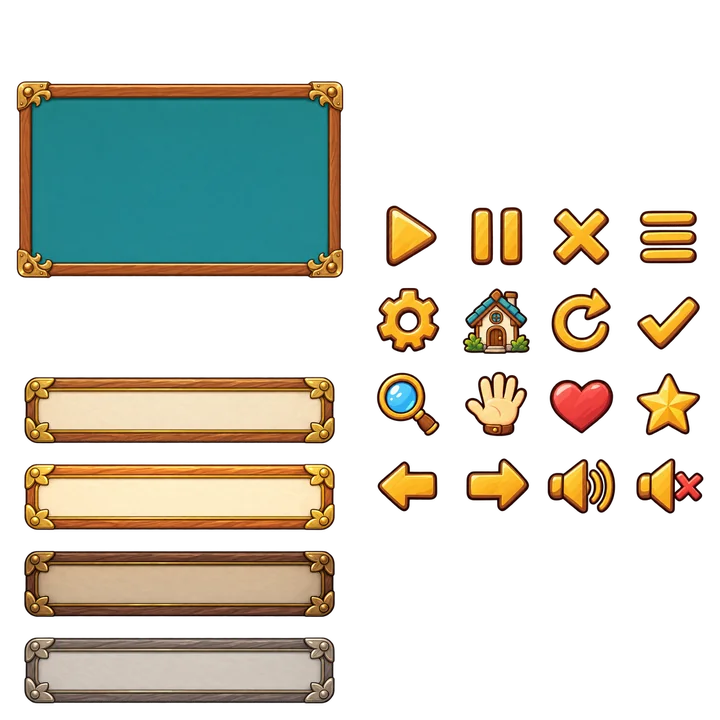
#> input picture examples/bellweather/game-ui-kit/media/kit.webp, 720 x 720 px
$ python -i plates.py   (imports and definitions only)
#> lines starting #> are read from the running program, lines starting #| are printed output that depends on the picture; after the words box and inside, x2 and y2 are one past the last pixel; in counts of white or black regions, pixels touching at a corner belong together
### godot/games/_shared/python/src/demo_game_tools/kits/screen_art/layouts.py
"""The shell's screen geometry: what a layout id resolves to, and what it reserves.

A layout id is the whole authored geometry, exactly as it is for a UI atlas role: a
package names a layout and never writes a rectangle. What is different here is *why*
the rectangles exist. A UI role's cells say where the art goes; a shell layout's rects
say where the art must **stay out of the way** — the band the wordmark is set in, the
column the control stack occupies, the strip a card or a tip is read from. They are
reserved regions, and the gate measures them on the plate the model returned.

Every shell plate is one 2560 by 1440 canvas: the native 16:9 size the bound image
route already draws for the universe workflow's wide modes (its ``size_by_mode``
table), so this family invents no raster shape.

Rects are canvas pixels. A consumer scales the whole canvas to its window and scales
every rect by the same factor, so nothing here is a screen size.
"""

from __future__ import annotations

from dataclasses import dataclass

#: The one canvas this family draws on: native 16:9 on the bound image route.
SHELL_CANVAS: tuple[int, int] = (2560, 1440)

#: A backdrop is a picture with no holes; a mark or an emblem is a shape on air.
OPAQUE_ALPHA_POLICY = "fully_opaque_v1"
CUTOUT_ALPHA_POLICY = "transparent_exterior_v1"

TITLE_SCREEN_LAYOUT = "title_screen_16x9_v1"
LOADING_SCREEN_LAYOUT = "loading_screen_16x9_v1"
OPENING_LAYOUT = "opening_16x9_v1"
OPENING_CLIP_LAYOUT = "opening_clip_16x9_v1"

#: How a still shot is moved over its seconds. The host owns the easing; the document
#: owns only which move, because only the feel depends on the rest.
SHOT_MOVES: tuple[str, ...] = ("hold", "push_in", "pull_out", "pan_left", "pan_right")
#: How one shot leaves for the next. ``wipe`` defers to the screen-FX plate.
SHOT_TRANSITIONS: tuple[str, ...] = ("cut", "dissolve", "wipe")

#: A depth role for a parallax layer, far to near. The first is the opaque picture; the
#: rest are cut-outs drawn over it and drifted at their own rate by the host.
BACKDROP_DEPTHS: tuple[str, ...] = ("far", "mid", "near")


@dataclass(frozen=True, slots=True)
class Rect:
    """A canvas-pixel rectangle, published as-is for a consumer to scale."""

    x: int
    y: int
    width: int
    height: int

    def record(self) -> dict[str, int]:
        return {"x": self.x, "y": self.y, "width": self.width, "height": self.height}


@dataclass(frozen=True, slots=True)
class ShellLayout:
    """One screen's declared geometry: the canvas, and the regions kept quiet.

    ``reserved`` maps a region name to the rect the gate measures for flatness and
    contrast. A region is quiet or the plate is refused, because a title whose wordmark
    lands on a busy centre is unreadable however good the painting is — and that is a
    failure no reviewer should have to catch and no author can prevent by prompting.

    ``drift`` is how far, in canvas pixels, the host may move a parallax layer from
    centre in each direction. The gate measures each reserved region over the union of
    that drift, so a region that is quiet in the still frame but slides under a tree
    branch is refused while it is still cheap to redraw.
    """

    layout: str
    reserved: tuple[tuple[str, Rect], ...]
    drift: int = 0
    canvas: tuple[int, int] = SHELL_CANVAS

    def __post_init__(self) -> None:
        names = [name for name, _ in self.reserved]
        if len(set(names)) != len(names):
            raise ValueError(f"{self.layout} names a reserved region twice")
        width, height = self.canvas
        if self.drift < 0 or 2 * self.drift >= min(width, height):
            raise ValueError(f"{self.layout} drift does not fit its canvas")
        for name, rect in self.reserved:
            if rect.width <= 0 or rect.height <= 0:
                raise ValueError(f"{self.layout} region {name} is empty")
            if rect.x < 0 or rect.y < 0:
                raise ValueError(f"{self.layout} region {name} starts outside the canvas")
            if rect.x + rect.width > width or rect.y + rect.height > height:
                raise ValueError(f"{self.layout} region {name} leaves the canvas")

    # [5 lines left out: function region, not called in this run]

    def region_names(self) -> tuple[str, ...]:
        return tuple(name for name, _ in self.reserved)

    # [27 lines left out: functions drift_union, geometry_record, not called in this run]


#: The title screen. The mark band is the upper third's centre, where a wordmark and an
#: emblem sit together; the control stack is the column of buttons below it. Both are
#: measured over a 96-pixel drift, because the host parallaxes the layers behind them.
TITLE_SCREEN = ShellLayout(
    layout=TITLE_SCREEN_LAYOUT,
    reserved=(
        ("mark_band", Rect(x=512, y=180, width=1536, height=460)),
        ("control_stack", Rect(x=960, y=760, width=640, height=480)),
    ),
    drift=96,
)

#: The loading screen. One strip at the foot holds the progress readout and the tip, and
#: nothing parallaxes, so the drift is zero.
LOADING_SCREEN = ShellLayout(
    layout=LOADING_SCREEN_LAYOUT,
    reserved=(("status_strip", Rect(x=256, y=1120, width=2048, height=240)),),
)

#: An opening shot. The card band is the lower third a line of authored text is set in.
#: A shot that carries no card is not measured against it: the region is reserved for
#: the shots that use it, and gating a full-bleed establishing shot on a band nothing is
#: drawn in would refuse good pictures for nothing.
OPENING_SHOT = ShellLayout(
    layout=OPENING_LAYOUT,
    reserved=(("card_band", Rect(x=320, y=1020, width=1920, height=300)),),
)

#: An opening shot that is a clip. The same screen and the same reserved card band as a
#: still shot, on the canvas a video route actually draws: 1920 by 1080 rather than the
#: 2560 by 1440 the image route uses. The proportions are identical because both are
#: 16:9, which is why a card band published against either lands in the same place - a
#: host scales the whole canvas to its window and every rect by the same factor. That
#: invariant is what the clip gate's aspect check is protecting.
#:
#: The resolution is a property of the layout rather than of the document because a
#: package names a layout and never writes a rectangle. A second rung on the route's
#: ladder would be a second layout id, not a field.
OPENING_CLIP = ShellLayout(
    layout=OPENING_CLIP_LAYOUT,
    reserved=(("card_band", Rect(x=160, y=510, width=960, height=150)),),
    canvas=(1280, 720),
)

SHELL_LAYOUTS: dict[str, ShellLayout] = {
    layout.layout: layout for layout in (TITLE_SCREEN, LOADING_SCREEN, OPENING_SHOT, OPENING_CLIP)
}


__all__ = [
    "BACKDROP_DEPTHS",
    "CUTOUT_ALPHA_POLICY",
    "LOADING_SCREEN",
    "LOADING_SCREEN_LAYOUT",
    "OPAQUE_ALPHA_POLICY",
    "OPENING_CLIP",
    "OPENING_CLIP_LAYOUT",
    "OPENING_LAYOUT",
    "OPENING_SHOT",
    "Rect",
    "SHELL_CANVAS",
    "SHELL_LAYOUTS",
    "ShellLayout",
    "SHOT_MOVES",
    "SHOT_TRANSITIONS",
    "TITLE_SCREEN",
    "TITLE_SCREEN_LAYOUT",
]

### godot/games/_shared/python/src/demo_game_tools/kits/screen_art/plates.py
"""What a shell plate must prove from its pixels, and what is left to a reviewer.

Two families of picture live here and they fail differently.

A **backdrop** or a **shot still** is a full-bleed picture. Almost nothing about it is
decidable — whether the valley reads as cold, whether the composition is any good, is a
judgement. But one thing is decidable and it is the thing that ruins a title screen:
whether the regions the layout reserved are quiet enough to set text on. A beautiful
painting with a busy centre is an unusable title screen, and no reviewer should have to
catch that and no author can prevent it by prompting. So the gate measures each reserved
region — over the drift range the host may move the layers through, not one still frame —
for flatness and for contrast against white and black.

An **emblem** is a cut-out: one shape on air, with a transparent exterior, sized to sit
in the mark band beside the wordmark. Its gate is the icon grid's, on a bigger canvas.

Everything else about a plate is the reviewer's: style coherence with the references, and
that nothing legible got drawn despite the prompt refusing to ask for it.
"""

from __future__ import annotations

from dataclasses import dataclass
from typing import cast

from PIL import Image, ImageDraw

from demo_game_tools.kits.screen_art.layouts import (
    CUTOUT_ALPHA_POLICY,
    OPAQUE_ALPHA_POLICY,
    Rect,
    ShellLayout,
)
from fx_games.media import (
    REGION_CONTRAST_MIN,
    REGION_LUMA_STD_MAX,
    region_contrast_stats,
)
from fx_games.media.codec import decode_rgba, encode_png

#: The gate's own identity. Bumping it re-runs the local admission over cached plates
#: without re-billing the image above it.
SHELL_PLATE_VALIDATION_VERSION = "shell-plate-validation-v1"

#: Alpha at or below this is exterior; the boundary every sheet family in the repository
#: already admits against.
TRANSPARENT_MAX = 16
#: A body is opaque at or above this. Provider transparent output tops out at 254, and a
#: painterly medium leaves grain a little short of full opacity.
OPAQUE_MIN = 250

#: A cut-out is a shape on air: it may not fill the canvas and it may not be a speck.
CUTOUT_COVERAGE_MIN = 0.02
CUTOUT_COVERAGE_MAX = 0.60
#: An emblem is **compact**, not connected. The first cut of this gate demanded that one
#: piece carry 90% of the painted alpha, borrowed from the cut-in portrait rule where it
#: is right because a portrait is one person. A heraldic badge is normally several
#: pieces — a broken ring around a charge is two, and asking for one refused six honest
#: draws of exactly what the brief described. What actually separates a badge from a
#: scatter is not how many pieces it has but how far apart they are, so the rule is the
#: union of every piece's bounding box against the canvas, plus a ceiling on the count.
#: Measured against the union's *extent* rather than its area: a row of blobs strung
#: across the frame has a small bounding-box area because the box is a thin band, so area
#: admits exactly the scatter this is meant to refuse. How far the mark reaches across the
#: frame is what actually separates a badge from a spray.
CUTOUT_UNION_WIDTH_MAX = 0.55
CUTOUT_UNION_HEIGHT_MAX = 0.75
CUTOUT_PIECE_COUNT_MAX = 8
#: Specks below this share of the canvas are dust the canonicalizer erases; more than
#: this many of them is a spray, which is a defect rather than dust.
CUTOUT_DUST_MAX_SHARE = 0.001
CUTOUT_DUST_COUNT_MAX = 12


class ShellPlateError(ValueError):
    """The plate cannot be admitted. Raised inside the single provider retry owner."""


@dataclass(frozen=True, slots=True)
class RegionVerdict:
    """One reserved region's measurement and whether it passed."""

    region: str
    rect: Rect
    luma_std: float
    best_contrast: float
    best_text: str
    passed: bool

    # [216 lines left out: functions record, validate_shell_plate, canonicalize_shell_plate, shell_plate_evidence, _decode, _band_extrema and 3 more, not called in this run]


@dataclass(frozen=True, slots=True)
class _Piece:
    """One connected region of painted alpha: how much of it, and where it sits."""

    share: float
    left: int
    top: int
    right: int
    bottom: int


# [83 lines left out: functions _connected_pieces, _measure_region, not called in this run]


__all__ = [
    "CUTOUT_COVERAGE_MAX",
    "CUTOUT_COVERAGE_MIN",
    "CUTOUT_PIECE_COUNT_MAX",
    "CUTOUT_UNION_HEIGHT_MAX",
    "CUTOUT_UNION_WIDTH_MAX",
    "OPAQUE_MIN",
    "SHELL_PLATE_VALIDATION_VERSION",
    "TRANSPARENT_MAX",
    "RegionVerdict",
    "ShellPlateError",
    "canonicalize_shell_plate",
    "shell_plate_evidence",
    "validate_shell_plate",
]

>>> from PIL import Image
>>> picture = Image.open('../../../../../../../../examples/bellweather/game-ui-kit/media/kit.webp')
#> picture is the input picture: PIL image 720x720 RGBA; mean R, G, B, A 50.8, 48.7, 37.7, 87.4
>>> result = _admit_cutout(picture)
#> in _admit_cutout, `band = image.getchannel("A")`:
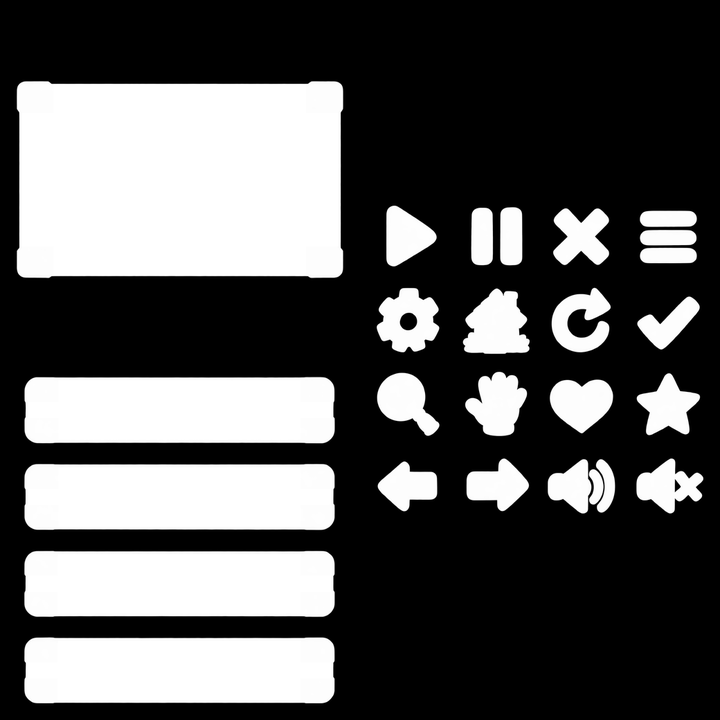
#> band: PIL image 720x720 L; min 0, max 255, mean 87.4
#> in _admit_cutout, `mask = band.point(lambda v: 255 if v > TRANSPARENT_MAX else 0)`:
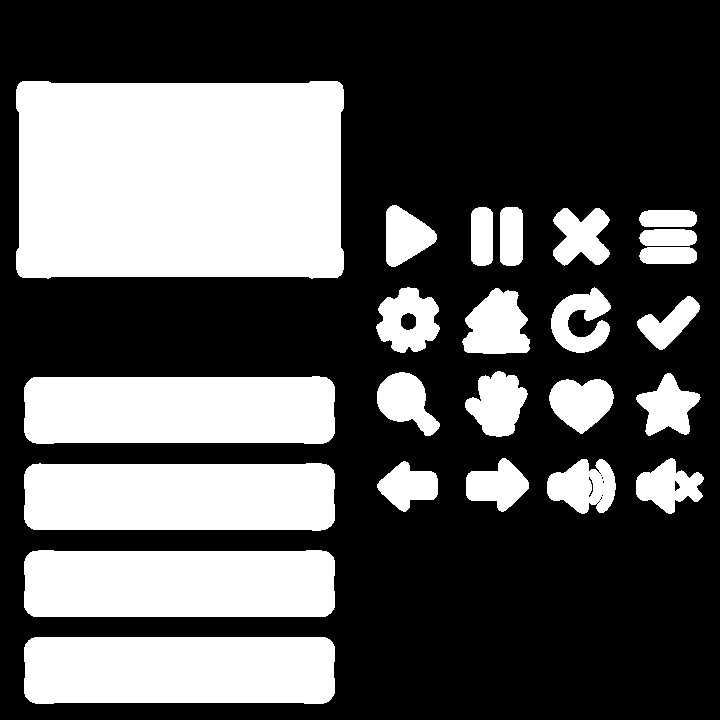
#> mask: PIL image 720x720 L; 35.2% white; 24 white regions, largest, box (x1, y1, x2, y2) and area: (16, 81, 344, 279) 62931, (24, 376, 335, 444) 20402, (24, 637, 335, 704) 20396
#> in _admit_cutout, `painted = mask.histogram()[255]`: painted = 182476
#> in _admit_cutout, `coverage = painted / total`: coverage = 0.352
#> in _band_extrema, `extrema = cast(tuple[int, int], band.getextrema())`: extrema = (0, 255)
#> in _border_max, `width, height = band.size`: width = 720
#> in _admit_cutout, `border = _border_max(band)`: border = 0
#> in _admit_cutout, `pieces = _connected_pieces(mask)`: pieces = 24 items
#> in _admit_cutout, `dust = [piece for piece in pieces if piece.share <= CUTOUT_DUST_MAX_SH..`: dust = []
#> (the run stopped early here; a loop or call above may not have finished)

$ run again, on examples/bellweather/game-ui-kit/media/panel_frame-painted.webp
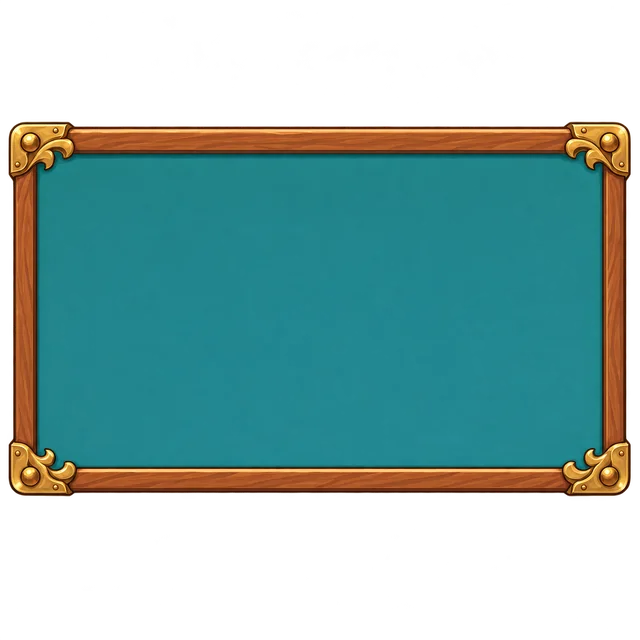
#> input picture examples/bellweather/game-ui-kit/media/panel_frame-painted.webp, 640 x 640 px
#> picture is the input picture: PIL image 640x640 RGBA; mean R, G, B, A 35.6, 69.2, 66.3, 139.6
#> in _admit_cutout, `band = image.getchannel("A")`:
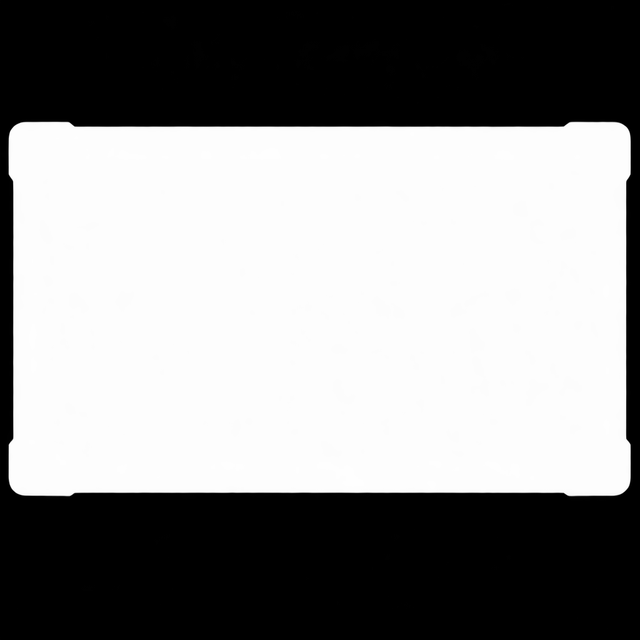
#> band: PIL image 640x640 L; min 0, max 255, mean 139.6
#> in _admit_cutout, `mask = band.point(lambda v: 255 if v > TRANSPARENT_MAX else 0)`:
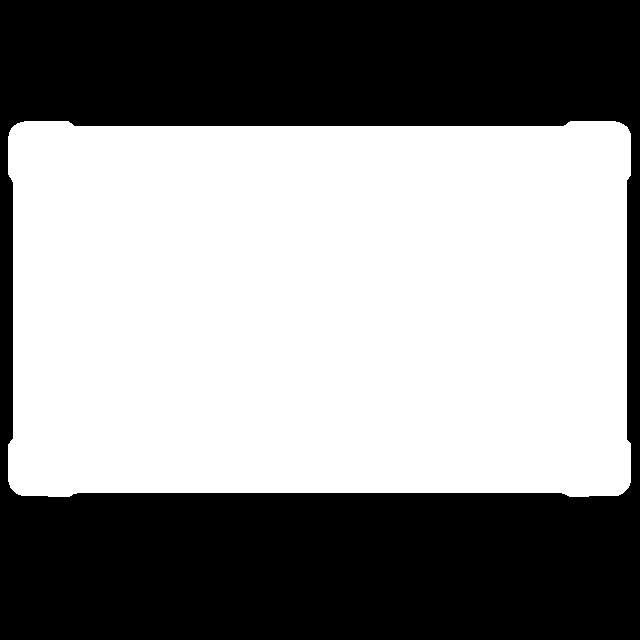
#> mask: PIL image 640x640 L; 55.4% white; 1 black region, box (x1, y1, x2, y2) and area: (0, 0, 640, 640) 182516
#> painted = 227084
#> coverage = 0.554
#> extrema = (0, 255)
#> in _border_max, `width, height = band.size`: width = 640
#> border = 1
#> pieces = 1 item
#> dust = []
#> left = 8
#> top = 121
#> right = 631
#> bottom = 497
#> span_x = 0.973
#> span_y = 0.588
